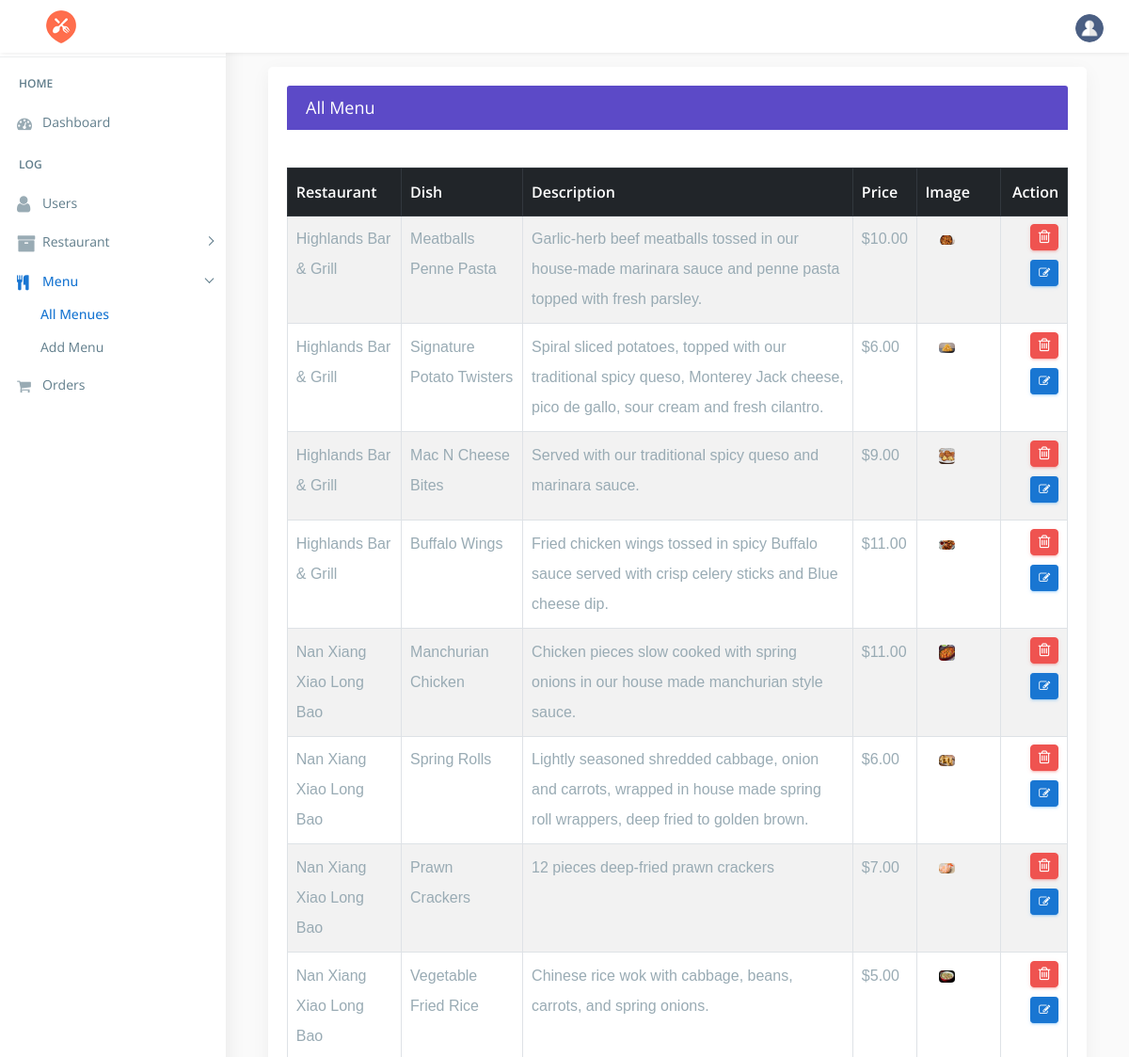
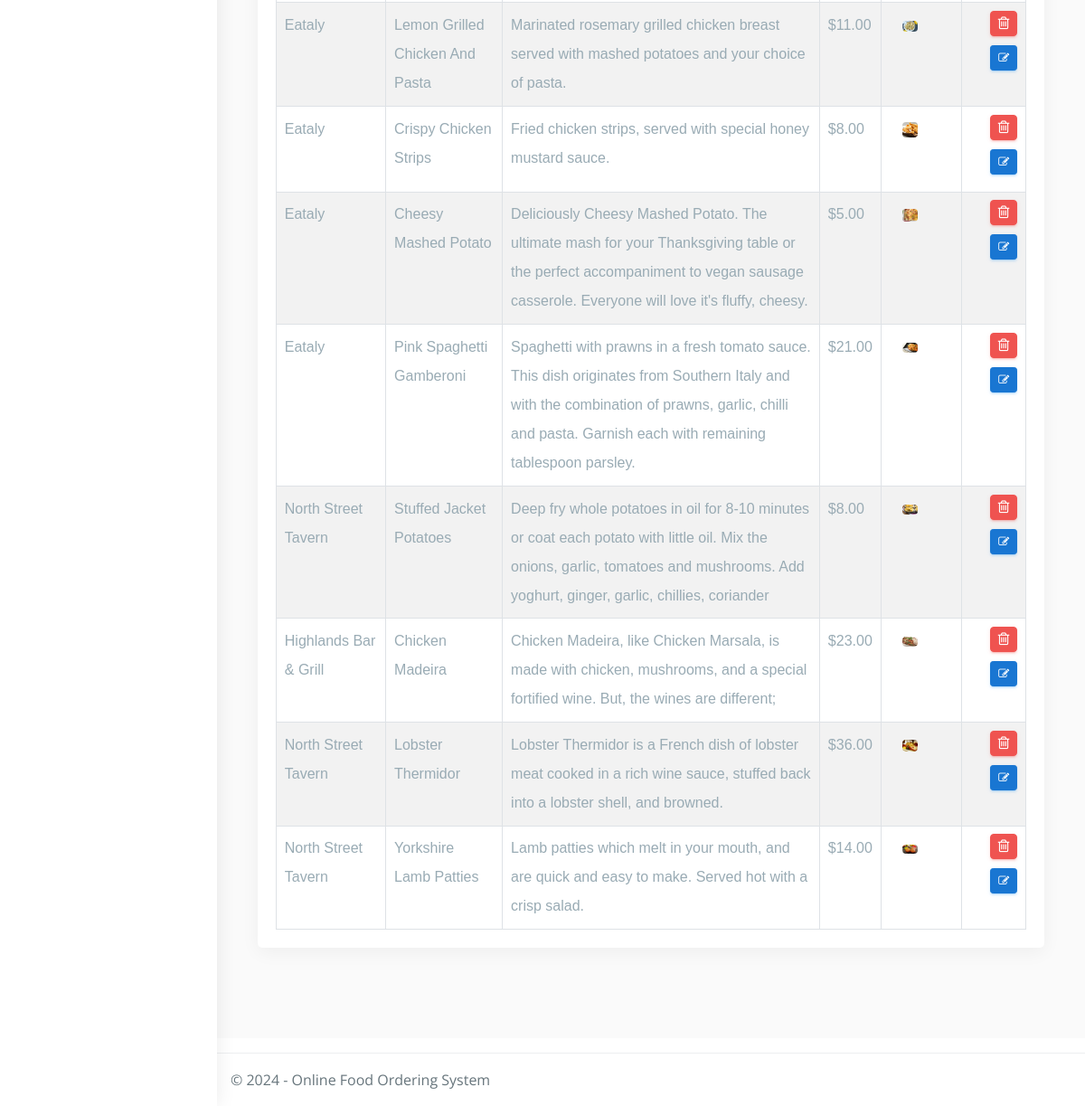
Screenshot of /admin/all_menu.php with the database file from the repository (2 pictures, top to bottom).
### tables this page shows
CREATE TABLE `dishes` (
  `d_id` int(222) NOT NULL,
  `rs_id` int(222) NOT NULL,
  `title` varchar(222) NOT NULL,
  `slogan` varchar(222) NOT NULL,
  `price` decimal(10,2) NOT NULL,
  `img` varchar(222) NOT NULL
);

CREATE TABLE `restaurant` (
  `rs_id` int(222) NOT NULL,
  `c_id` int(222) NOT NULL,
  `title` varchar(222) NOT NULL,
  `email` varchar(222) NOT NULL,
  `phone` varchar(222) NOT NULL,
  `url` varchar(222) NOT NULL,
  `o_hr` varchar(222) NOT NULL,
  `c_hr` varchar(222) NOT NULL,
  `o_days` varchar(222) NOT NULL,
  `address` text NOT NULL,
  `image` text NOT NULL,
  `date` timestamp NOT NULL DEFAULT CURRENT_TIMESTAMP ON UPDATE CURRENT_TIMESTAMP
);

### admin/all_menu.php (the view, shortened to what this page needs)
<!DOCTYPE html>
<html lang="en">
<?php
include("../connection/connect.php");
?>
<head>
    <link href="css/lib/bootstrap/bootstrap.min.css" rel="stylesheet">
    <link href="css/helper.css" rel="stylesheet">
    <link href="css/style.css" rel="stylesheet">
</head>
<body class="fix-header fix-sidebar">
    <div id="main-wrapper">
          <div class="header">
            <nav class="navbar top-navbar navbar-expand-md navbar-light">
            <div class="navbar-header">
                    <a class="navbar-brand" href="dashboard.php">
                        <span><img src="images/icn.png" alt="homepage" class="dark-logo" /></span>
                    </a>
                </div>
                <div class="navbar-collapse">
                    <ul class="navbar-nav my-lg-0">
                        <li class="nav-item dropdown">
                            <a class="nav-link dropdown-toggle text-muted  " href="#" data-toggle="dropdown" aria-haspopup="true" aria-expanded="false"><img src="images/bookingSystem/user-icn.png" alt="user" class="profile-pic" /></a>
                        </li>
                    </ul>
                </div>
            </nav>
        </div>
        <div class="left-sidebar">
            <div class="scroll-sidebar">
                <nav class="sidebar-nav">
                   <ul id="sidebarnav">
                        <li class="nav-devider"></li>
                        <li class="nav-label">Home</li>
                        <li> <a href="dashboard.php"><i class="fa fa-tachometer"></i><span>Dashboard</span></a></li>
                        <li class="nav-label">Log</li>
                        <li> <a href="all_users.php">  <span><i class="fa fa-user f-s-20 "></i></span><span>Users</span></a></li>
                        <li> <a class="has-arrow  " href="#" aria-expanded="false"><i class="fa fa-archive f-s-20 color-warning"></i><span class="hide-menu">Restaurant</span></a>
                        </li>
                      <li> <a class="has-arrow  " href="#" aria-expanded="false"><i class="fa fa-cutlery" aria-hidden="true"></i><span class="hide-menu">Menu</span></a>
                            <ul aria-expanded="false" class="collapse">
								<li><a href="all_menu.php">All Menues</a></li>
								<li><a href="add_menu.php">Add Menu</a></li>
                            </ul>
                        </li>
						 <li> <a href="all_orders.php"><i class="fa fa-shopping-cart" aria-hidden="true"></i><span>Orders</span></a></li>
                    </ul>
                </nav>
            </div>
        </div>
        <div class="page-wrapper">
            <div class="container-fluid">
                <div class="row">
                    <div class="col-12">
                             <div class="col-lg-12">
                        <div class="card card-outline-primary">
                            <div class="card-header">
                                <h4 class="m-b-0 text-white">All Menu</h4>
                            </div>
                                <div class="table-responsive m-t-40">
                                    <table id="example23" class="display nowrap table table-hover table-striped table-bordered" cellspacing="0" width="100%">
                                        <thead class="thead-dark">
                                            <tr>
											 <th>Restaurant</th>
                                                <th>Dish</th>
                                                <th>Description</th>
                                                <th>Price</th>
                                                <th>Image</th>
                                               <th>Action</th>
                                            </tr>
                                        </thead>
                                        <tbody>
                                               	<?php
												$sql="SELECT * FROM dishes order by d_id desc";
												$query=mysqli_query($db,$sql);
													if(!mysqli_num_rows($query) > 0 )
														{
															echo '<td colspan="11"><center>No Menu</center></td>';
														}
													else
														{
																	while($rows=mysqli_fetch_array($query))
																		{
																				$mql="select * from restaurant where rs_id='".$rows['rs_id']."'";
																				$newquery=mysqli_query($db,$mql);
																				$fetch=mysqli_fetch_array($newquery);
																					echo '<tr><td>'.$fetch['title'].'</td>
																								<td>'.$rows['title'].'</td>
																								<td>'.$rows['slogan'].'</td>
																								<td>$'.$rows['price'].'</td>
																								<td><div class="col-md-3 col-lg-8 m-b-10">
																								<center><img src="Res_img/dishes/'.$rows['img'].'" class="img-responsive  radius" style="max-height:100px;max-width:150px;" /></center>
																								</div></td>
																									 <td><a href="delete_menu.php?menu_del='.$rows['d_id'].'" class="btn btn-danger btn-flat btn-addon btn-xs m-b-10"><i class="fa fa-trash-o" style="font-size:16px"></i></a>
																									 <a href="update_menu.php?menu_upd='.$rows['d_id'].'" class="btn btn-info btn-flat btn-addon btn-sm m-b-10 m-l-5"><i class="fa fa-edit"></i></a>
																									</td></tr>';
																		}
														}
											?>
                                        </tbody>
                                    </table>
                                </div>
                            </div>
                        </div>
						 </div>
                            </div>
                        </div>
                    </div>
                </div>
            <footer class="footer"> © 2024 - Online Food Ordering System </footer>
</body>
</html>

### admin/css/helper.css (style rules this page uses)
.f-s-20 { font-size: 20px!important; }
.m-t-40 { margin-top: 40px!important; }
.m-b-0 { margin-bottom: 0px!important; }
.m-b-10 { margin-bottom: 10px!important; }
.m-l-5 { margin-left: 5px!important; }

### rows the page displays
dishes: rs.title "Highlands Bar & Grill", title "Meatballs Penne Pasta", slogan "Garlic-herb beef meatballs tossed in our house-made marinara sauce and penne pasta topped with fresh parsley.", price "10.00", img (picture)
dishes: rs.title "Highlands Bar & Grill", title "Signature Potato Twisters", slogan "Spiral sliced potatoes, topped with our traditional spicy queso, Monterey Jack cheese, pico de gallo, sour cream and fresh cilantro.", price "6.00", img (picture)
dishes: rs.title "Highlands Bar & Grill", title "Mac N Cheese Bites", slogan "Served with our traditional spicy queso and marinara sauce.", price "9.00", img (picture)
dishes: rs.title "Highlands Bar & Grill", title "Buffalo Wings", slogan "Fried chicken wings tossed in spicy Buffalo sauce served with crisp celery sticks and Blue cheese dip.", price "11.00", img (picture)
dishes: rs.title "Nan Xiang Xiao Long Bao", title "Manchurian Chicken", slogan "Chicken pieces slow cooked with spring onions in our house made manchurian style sauce.", price "11.00", img (picture)
dishes: rs.title "Nan Xiang Xiao Long Bao", title "Spring Rolls", slogan "Lightly seasoned shredded cabbage, onion and carrots, wrapped in house made spring roll wrappers, deep fried to golden brown.", price "6.00", img (picture)
dishes: rs.title "Nan Xiang Xiao Long Bao", title "Prawn Crackers", slogan "12 pieces deep-fried prawn crackers", price "7.00", img (picture)
dishes: rs.title "Nan Xiang Xiao Long Bao", title "Vegetable Fried Rice", slogan "Chinese rice wok with cabbage, beans, carrots, and spring onions.", price "5.00", img (picture)
dishes: rs.title "Eataly", title "Lemon Grilled Chicken And Pasta", slogan "Marinated rosemary grilled chicken breast served with mashed potatoes and your choice of pasta.", price "11.00", img (picture)
dishes: rs.title "Eataly", title "Crispy Chicken Strips", slogan "Fried chicken strips, served with special honey mustard sauce.", price "8.00", img (picture)
dishes: rs.title "Eataly", title "Cheesy Mashed Potato", slogan "Deliciously Cheesy Mashed Potato. The ultimate mash for your Thanksgiving table or the perfect accompaniment to vegan sausage casserole. Everyone will love it's fluffy, cheesy.", price "5.00", img (picture)
dishes: rs.title "Eataly", title "Pink Spaghetti Gamberoni", slogan "Spaghetti with prawns in a fresh tomato sauce. This dish originates from Southern Italy and with the combination of prawns, garlic, chilli and pasta. Garnish each with remaining tablespoon parsley.", price "21.00", img (picture)
dishes: rs.title "North Street Tavern", title "Stuffed Jacket Potatoes", slogan "Deep fry whole potatoes in oil for 8-10 minutes or coat each potato with little oil. Mix the onions, garlic, tomatoes and mushrooms. Add yoghurt, ginger, garlic, chillies, coriander", price "8.00", img (picture)
dishes: rs.title "Highlands Bar & Grill", title "Chicken Madeira", slogan "Chicken Madeira, like Chicken Marsala, is made with chicken, mushrooms, and a special fortified wine. But, the wines are different;", price "23.00", img (picture)
dishes: rs.title "North Street Tavern", title "Lobster Thermidor", slogan "Lobster Thermidor is a French dish of lobster meat cooked in a rich wine sauce, stuffed back into a lobster shell, and browned.", price "36.00", img (picture)
dishes: rs.title "North Street Tavern", title "Yorkshire Lamb Patties", slogan "Lamb patties which melt in your mouth, and are quick and easy to make. Served hot with a crisp salad.", price "14.00", img (picture)
